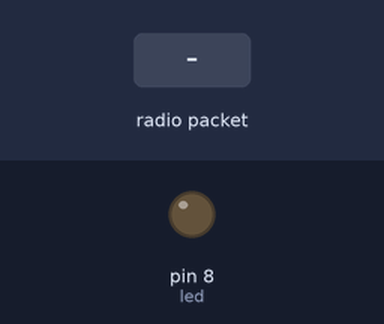
Bench run of a sketch on a simulated Arduino Uno, built with avr-gcc and run on an emulated ATmega328P. Shown: output pins drawn as LEDs (lit = HIGH). Wiring (inferred from the names in the program): 24Cxx EEPROM at I2C address 0x53. The test bench sets the inputs (shaded band). EEPROM starts erased; no radio packets arrive unless stated; what the sketch prints to the serial monitor is not drawn.

Above: at 2.0 s.
2.1 s: radio packet "1" arrives
At 2.38 s:
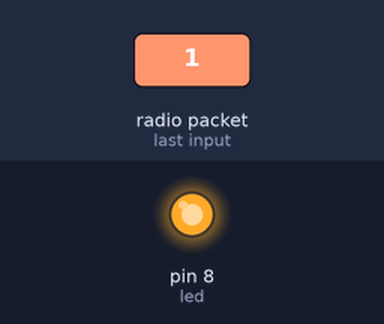
Timing chart, 0 to 11.1 s (numbered marks = the images above; inputs shaded):
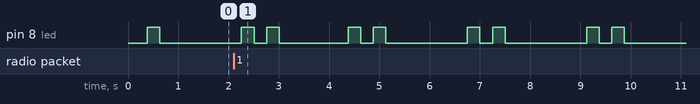

The sketch:

SensorMov.ino
```cpp
// (licence header left out)
/**
 * Example RF Radio Ping Pair
 *
 * This is an example of how to use the RF24 class.  Write this sketch to two different nodes,
 * connect the role_pin to ground on one.  The ping node sends the current time to the pong node,
 * which responds by sending the value back.  The ping node can then see how long the whole cycle
 * took.
 */

 /* Internal Volt Meter https://code.google.com/p/tinkerit/wiki/SecretVoltmeter */
 /* RF24 Home Page http://maniacbug.github.io/RF24/index.html */


#include "nRF24L01.h"
#include "RF24.h"
#include "printf.h"

#include <SPI.h>
#include <Wire.h>
#include "binary_const.h" // with this we can use something B8(01010101) that it will convert to 85 at compile time
// the above cames really handy and readable when doing per bit configuration in the ADXL345 registers
//#include <NRF24.h>

#include <LowPower.h>

#define DEVICE (0x53)    //ADXL345 device address (with SDO tied to ground)
#define TO_READ (6)      //num of bytes we are going to read each time (two bytes for each axis)

#define INTERRUPTPIN 2   // Arduino pin which is connected to INT1 from the ADXL345

byte led = 8;

// Sensor Data
char client [] = "Cliente X";

struct device {
                char location [20]  ;
                char name [20] 		  ;
                char function [20]  ;
                char status [50]    ;
                float lat           ;
                float lon           ;
};

device sensor  {
                 "Baradero"   ,
                 "Sensor 1"   ,
                 "Movimiento" ,
                 "DATA"       ,
                  0           ,
                  0
								};


char data[33] = {"ABC*"} ;

// TIMING
unsigned long interval 							= 8000;
unsigned long previousMillis 				= 0;																		// millis() returns an unsigned long.

// Hardware configuration
//

// Set up nRF24L01 radio on SPI bus plus pins 9 & 10

RF24 radio(9,10); 		// MEGA RF24 radio(9,53);

// sets the role of this unit in hardware.  Connect to GND to be the 'pong' receiver
// Leave open to be the 'ping' transmitter
//const int role_pin = 7;

//
// Topology
//

// Radio pipe addresses for the 2 nodes to communicate.
const uint64_t pipes[2] = { 0xF0F0F0F0E1LL, 0xF0F0F0F0D2LL };

byte buff[TO_READ];    							//6 bytes buffer for saving data read from the device
char str[64];                      //string buffer to transform data before sending it to the serial port
boolean inspected = 0;

/*----------------------------- () START INTERRUPT SERVICE ROUTINE _ISR () ----------------------------*/

void wakeUp(){
    // Just a handler for the pin interrupt.
}

void setup(void){

	pinMode (led,OUTPUT);
	Serial.begin(57600);
  printf_begin();
	setupADXL345 ();
	rfSetup ();
	rfSendData ();

	blink ();


}

/* --------------- NO UTILIZAR SERIAL PRINT en LOOP ------------------- */

void loop(void){

	radio.stopListening();

	if (readADXL345){

	}

	//readAxisData ();
	rfSendData ();
	delay (1000);
	blink ();
	blink ();

}

byte readADXL345 (void){

	byte activity = 0;

	if(digitalRead(INTERRUPTPIN)) {
    activity = 1;

		int interruptSource = readByte(DEVICE, R_INT_SOURCE);
    //Serial.print("### ");
    //Serial.println(interruptSource, BIN);


    if(interruptSource & B8(100)) {
      //Serial.println("### FREE_FALL");
    }
    if(interruptSource & B8(1000)) {
      //Serial.println("### Inactivity");
      // we don't need to put the device in sleep because we set the AUTO_SLEEP bit to 1 in R_POWER_CTL
      // set the LOW_POWER bit to 1 in R_BW_RATE: with this we get worst measurements but we save power
      int bwRate = readByte(DEVICE, R_BW_RATE);
      writeTo(DEVICE, R_BW_RATE, bwRate | B8(10000));

			goToSleep ();

    }
    if(interruptSource & B8(10000)) {

			//Serial.println("### Activity");

      // get current power mode
      int powerCTL = readByte(DEVICE, R_POWER_CTL);
      // set the device back in measurement mode
      // as suggested on the datasheet, we put it in standby then in measurement mode
      // we do this using a bitwise and (&) so that we keep the current R_POWER_CTL configuration
      writeTo(DEVICE, R_POWER_CTL, powerCTL & B8(11110011));
      delay(1); // let's give it some time (not sure if this is needed)
      writeTo(DEVICE, R_POWER_CTL, powerCTL & B8(11111011));

      // set the LOW_POWER bit to 0 in R_BW_RATE: get back to full accuracy measurement (we will consume more power)
      int bwRate = readByte(DEVICE, R_BW_RATE);
      writeTo(DEVICE, R_BW_RATE, bwRate & B8(01111));

			rfSendData ();

			delay (100);
			goToSleep ();

    }
    if(interruptSource & B8(100000)) {
      Serial.print("### DOUBLE_TAP Axes: ");
      printTapAxes();
      Serial.println(""); // closing Axes line
    }
    else if(interruptSource & B8(1000000)) { // when a double tap is detected also a signle tap is deteced. we use an else here so that we only print the double tap
      Serial.print("### SINGLE_TAP Axes: ");
      printTapAxes();
      Serial.println(""); // closing Axes line
    }
    delay(150);
  }
  readAxisData ();

  delay (100);
	//goToSleep ();

	return activity ;
}


/*----------------- FUNCION PARA ENVIAR LOS DATOS DEL STRUCT ------------------------- */

byte rfSendData (void){

	radio.stopListening ();
	delay (100);


	printf("Now sending data... -> ");
	bool ok = radio.write( &data, sizeof(data));
	delay (20);

	radio.startListening ();
	// Wait here until we get a response, or timeout (250ms)
	unsigned long started_waiting_at = millis();
	bool timeout = false;
	while ( ! radio.available() && ! timeout )
		if (millis() - started_waiting_at > 250 )
			timeout = true;

// Describe the results
  if ( timeout ){
    printf("Failed, response timed out.\n\r");
  }
  else{
// Grab the response, compare, and send to debugging spew
    unsigned long got_time;
    radio.read( &data, sizeof(data) );

// Spew it
    printf("Datos recibidos %d \r\n", data[0]);
  }
  printf("Sleeping ... zzzz \r\n");

  return 0;
}

/*----------------- FUNCION PARA CONFIGURAR EL SENSOR DE MOV ------------------------- */

byte setupADXL345 (void){

  Wire.begin();        // join i2c bus (address optional for master)
	pinMode(INTERRUPTPIN, INPUT);

  // interrupts setup
  writeTo(DEVICE, R_INT_MAP, 0); 							// send all interrupts to ADXL345's INT1 pin
  writeTo(DEVICE, R_INT_ENABLE, B8(1111100)); // enable signle and double tap, activity, inactivity and free fall detection

  // free fall configuration
  writeTo(DEVICE, R_TIME_FF, 0x14); 					// set free fall time
  writeTo(DEVICE, R_THRESH_FF, 0x0A);					// set free fall threshold

  // single tap configuration
  writeTo(DEVICE, R_DUR, 0x1F); 							// 625us/LSB
  writeTo(DEVICE, R_THRESH_TAP, 48); 					// 62.5mg/LSB  <==> 3000mg/62.5mg = 48 LSB as datasheet suggestion
  writeTo(DEVICE, R_TAP_AXES, B8(111)); 			// enable tap detection on x,y,z axes

  // double tap configuration
  writeTo(DEVICE, R_LATENT, 0x40);
  writeTo(DEVICE, R_WINDOW, 0xFF);

  // inactivity configuration
  writeTo(DEVICE, R_TIME_INACT, 8); 					// 1s / LSB
  writeTo(DEVICE, R_THRESH_INACT, 6); 				// 62.5mg / LSB
  // also working good with high movements: R_TIME_INACT=5, R_THRESH_INACT=16, R_ACT_INACT_CTL=B8(00000111)
  // but unusable for a quite slow movements

  // activity configuration
  writeTo(DEVICE, R_THRESH_ACT, 6); 					// 62.5mg / LSB

  // activity and inctivity control
  writeTo(DEVICE, R_ACT_INACT_CTL, B8(11111111)); // enable activity and inactivity detection on x,y,z using ac

  // set the ADXL345 in measurement and sleep Mode: this will save power while while we will still be able to detect activity
  // set the Link bit to 1 so that the activity and inactivity functions aren't concurrent but alternatively activated
  // set the AUTO_SLEEP bit to 1 so that the device automatically goes to sleep when it detects inactivity
  writeTo(DEVICE, R_POWER_CTL, B8(111100));

	return 0;
}

/*----------------- FUNCION PARA LEER LOS EJES DEL SENSOR MOV ------------------------- */

int readAxisData (void){
	int regAddress = 0x32;    //first axis-acceleration-data register on the ADXL345
  int x, y, z;

  readFrom(DEVICE, regAddress, TO_READ, buff); //read the acceleration data from the ADXL345

   //each axis reading comes in 10 bit resolution, ie 2 bytes.  Least Significat Byte first!!
   //thus we are converting both bytes in to one int
  x = (((int)buff[1]) << 8) | buff[0];
  y = (((int)buff[3]) << 8) | buff[2];
  z = (((int)buff[5]) << 8) | buff[4];

  //we send the x y z values as a string to the serial port
  sprintf(str, "%d %d %d", x, y, z);
  Serial.print(str);
  Serial.println("");

  //It appears that delay is needed in order not to clog the port
  delay(150);

	return 0;
}


void printTapAxes() {
  int tapStatus = readByte(DEVICE, R_ACT_TAP_STATUS);
  if(tapStatus & B8(100)) {
    Serial.print("x ");
  }
  if(tapStatus & B8(10)) {
    Serial.print("y ");
  }
  if(tapStatus & B8(1)) {
    Serial.print("z ");
  }
}

//---------------- Functions
//Writes val to address register on device
void writeTo(int device, byte address, byte val) {
   Wire.beginTransmission(device); //start transmission to device
   Wire.write(address);        // send register address
   Wire.write(val);        // send value to write
   Wire.endTransmission(); //end transmission
}

//reads num bytes starting from address register on device in to buff array
void readFrom(int device, byte address, int num, byte buff[]) {
  Wire.beginTransmission(device); //start transmission to device
  Wire.write(address);        //sends address to read from
  Wire.endTransmission(); //end transmission

  Wire.beginTransmission(device); //start transmission to device
  Wire.requestFrom(device, num);    // request 6 bytes from device

  int i = 0;
  while(Wire.available())    //device may send less than requested (abnormal)
  {
    buff[i] = Wire.read(); // receive a byte
    i++;
  }
  Wire.endTransmission(); //end transmission
}

// read a single bite and returns the readed value
byte readByte(int device, byte address) {
  Wire.beginTransmission(device); //start transmission to device
  Wire.write(address);        		//sends address to read from
  Wire.endTransmission(); 				//end transmission

  Wire.beginTransmission(device); //start transmission to device
  Wire.requestFrom(device, 1);    // request 1 byte from device

  int readed = 0;
  if(Wire.available())
  {
    readed = Wire.read(); 				// receive a byte
  }
  Wire.endTransmission(); 				//end transmission
  return readed;
}


byte rfSetup (void){

  //
  // Setup and configure rf radio
  //

  radio.begin();

	// Setup Connection speed enum (RF24_1MBPS = 0, RF24_2MBPS, RF24_250KBPS)

	radio.setDataRate(RF24_250KBPS);

	// optionally, increase the delay between retries & # of retries
  radio.setRetries(15,15);

	radio.enableDynamicPayloads();

  // optionally, reduce the payload size.  seems to
  // improve reliability
  // radio.setPayloadSize(PayLoadSize);

	//radio.setAutoACK (true);

  //
  // Open pipes to other nodes for communication
  //

  // This simple sketch opens two pipes for these two nodes to communicate
  // back and forth.
  // Open 'our' pipe for writing
  // Open the 'other' pipe for reading, in position #1 (we can have up to 5 pipes open for reading)

  radio.openWritingPipe(pipes[0]);		// --> 0xF0F0F0F0E1LL
  radio.openReadingPipe(1,pipes[1]); 	// --> 0xF0F0F0F0D2LL

	//radio.setChannel (0);

  //
  // Start listening
  //

  radio.startListening();

  //
  // Dump the configuration of the rf unit for debugging
  //
  radio.printDetails();
	return 0;
}

byte goToSleep (void){
	//byte a = 13;

   attachInterrupt(0, wakeUp, CHANGE);

  /*

  http://arduino.cc/en/pmwiki.php?n=Reference/AttachInterrupt

  Board         int.0 int.1 int.2 int.3 int.4 int.5
  Uno, Ethernet 2     3
  Mega2560      2     3     21    20    19    18
  Leonardo      3     2     0     1     7
  Due (see below)

  */

	delay (5);
	radio.powerDown ();

	//for (byte i=0; i<a; i++)
	//LowPower.powerDown(SLEEP_8S, ADC_OFF, BOD_OFF);
  LowPower.powerDown(SLEEP_FOREVER, ADC_OFF, BOD_OFF);

	delay (100);
	radio.powerUp ();
	delay (100);

  detachInterrupt(0);

	return 0;
}

byte readVcc(void) {
  long result;
  float resultado;
  // Read 1.1V reference against AVcc
  ADMUX = _BV(REFS0) | _BV(MUX3) | _BV(MUX2) | _BV(MUX1);
  delay(2); // Wait for Vref to settle
  ADCSRA |= _BV(ADSC); // Convert
  while (bit_is_set(ADCSRA,ADSC));
  result = ADCL;
  result |= ADCH<<8;
  result = 1126400L / result; // Back-calculate AVcc in mV

	resultado=(float)result/1000;
	sprintf(sensor.status, "%f", resultado);

	Serial.print ("VCC: ");
	Serial.print (sensor.status);
	Serial.println (" V");

	return 0;
}


byte blink (void){

	digitalWrite (led,HIGH);
	delay (250);
	digitalWrite (led,LOW);
	delay (250);

	return 0;
}
```

binary_const.h
```cpp
/*
Binary constant generator macro
By Tom Torfs - donated to the public domain

From http://bytes.com/topic/c/answers/216333-binary-constant-macros
*/

/* All macro's evaluate to compile-time constants */

/* *** helper macros *** /

/* turn a numeric literal into a hex constant
(avoids problems with leading zeroes)
8-bit constants max value 0x11111111, always fits in unsigned long
*/
#define HEX__(n) 0x##n##LU

/* 8-bit conversion function */
#define B8__(x) ((x&0x0000000FLU)?1:0) \
+((x&0x000000F0LU)?2:0) \
+((x&0x00000F00LU)?4:0) \
+((x&0x0000F000LU)?8:0) \
+((x&0x000F0000LU)?16:0) \
+((x&0x00F00000LU)?32:0) \
+((x&0x0F000000LU)?64:0) \
+((x&0xF0000000LU)?128:0)

/* *** user macros *** /

/* for upto 8-bit binary constants */
#define B8(d) ((unsigned char)B8__(HEX__(d)))

/* for upto 16-bit binary constants, MSB first */
#define B16(dmsb,dlsb) (((unsigned short)B8(dmsb)<<8) \
+ B8(dlsb))

/* for upto 32-bit binary constants, MSB first */
#define B32(dmsb,db2,db3,dlsb) (((unsigned long)B8(dmsb)<<24) \
+ ((unsigned long)B8(db2)<<16) \
+ ((unsigned long)B8(db3)<<8) \
+ B8(dlsb))

/* Sample usage:
B8(01010101) = 85
B16(10101010,01010101) = 43605
B32(10000000,11111111,10101010,01010101) = 2164238933
*/


// Register map: see ADXL345 datasheet page 14
const int R_DEVID = 0;
const int R_THRESH_TAP = 29;
const int R_OFSX = 30;
const int R_OFSY = 31;
const int R_OFSZ = 32;
const int R_DUR = 33;
const int R_LATENT = 34;
const int R_WINDOW = 35;
const int R_THRESH_ACT = 36;
const int R_THRESH_INACT = 37;
const int R_TIME_INACT = 38;
const int R_ACT_INACT_CTL = 39;
const int R_THRESH_FF = 40;
const int R_TIME_FF = 41;
const int R_TAP_AXES = 42;
const int R_ACT_TAP_STATUS = 43;
const int R_BW_RATE = 44;
const int R_POWER_CTL = 45;
const int R_INT_ENABLE = 46;
const int R_INT_MAP = 47;
const int R_INT_SOURCE = 48;
const int R_DATA_FORMAT = 49;
const int R_DATAX0 = 50;
const int R_DATAX1 = 51;
const int R_DATAY0 = 52;
const int R_DATAY1 = 53;
const int R_DATAZ0 = 54;
const int R_DATAZ1 = 55;
const int R_FIFO_CTL = 56;
const int R_FIFO_STATUS = 57;
```

printf.h
```cpp
// (licence header left out)
/**
 * @file printf.h
 *
 * Setup necessary to direct stdout to the Arduino Serial library, which
 * enables 'printf'
 */

#ifndef __PRINTF_H__
#define __PRINTF_H__

#ifdef ARDUINO

int serial_putc( char c, FILE * )
{
  Serial.write( c );

  return c;
}

void printf_begin(void)
{
  fdevopen( &serial_putc, 0 );
}

#else
#error This example is only for use on Arduino.
#endif // ARDUINO

#endif // __PRINTF_H__
```
